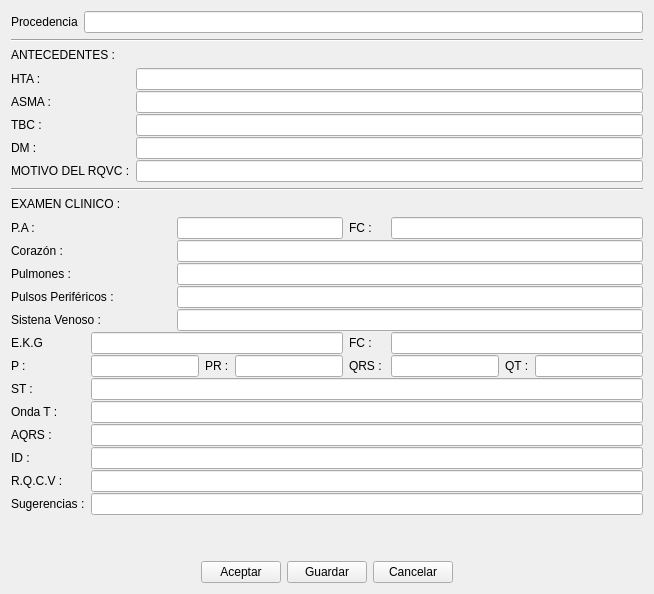
       <widget class="QWidget" name="tab_2">
        <attribute name="title">
         <string>R.Q.C</string>
        </attribute>
        <layout class="QGridLayout" name="gridLayout_43">
         <item row="0" column="0" colspan="2">
          <layout class="QGridLayout" name="gridLayout_40">
           <item row="0" column="0">
            <widget class="QLabel" name="label_314">
             <property name="text">
              <string>Procedencia</string>
             </property>
            </widget>
           </item>
           <item row="0" column="1">
            <widget class="QLineEdit" name="lineEdit_precedenciaRQCV"/>
           </item>
          </layout>
         </item>
         <item row="2" column="0">
          <widget class="QLabel" name="label_308">
           <property name="text">
            <string>ANTECEDENTES :</string>
           </property>
          </widget>
         </item>
         <item row="3" column="0" colspan="2">
          <layout class="QGridLayout" name="gridLayout_39">
           <property name="verticalSpacing">
            <number>1</number>
           </property>
           <item row="0" column="0">
            <widget class="QLabel" name="label_309">
             <property name="text">
              <string>HTA :</string>
             </property>
            </widget>
           </item>
           <item row="0" column="1">
            <widget class="QLineEdit" name="lineEdit_htaRQCV"/>
           </item>
           <item row="1" column="0">
            <widget class="QLabel" name="label_310">
             <property name="text">
              <string>ASMA :</string>
             </property>
            </widget>
           </item>
           <item row="1" column="1">
            <widget class="QLineEdit" name="lineEdit_asmaRQCV"/>
           </item>
           <item row="2" column="0">
            <widget class="QLabel" name="label_311">
             <property name="text">
              <string>TBC :</string>
             </property>
            </widget>
           </item>
           <item row="2" column="1">
            <widget class="QLineEdit" name="lineEdit_tbcRQCV"/>
           </item>
           <item row="3" column="0">
            <widget class="QLabel" name="label_312">
             <property name="text">
              <string>DM :</string>
             </property>
            </widget>
           </item>
           <item row="3" column="1">
            <widget class="QLineEdit" name="lineEdit_dmRQCV"/>
           </item>
           <item row="4" column="0">
            <widget class="QLabel" name="label_313">
             <property name="text">
              <string>MOTIVO DEL RQVC :</string>
             </property>
            </widget>
           </item>
           <item row="4" column="1">
            <widget class="QLineEdit" name="lineEdit_motivoRQCV"/>
           </item>
          </layout>
         </item>
         <item row="5" column="0">
          <widget class="QLabel" name="label_315">
           <property name="text">
            <string>EXAMEN CLINICO :</string>
           </property>
          </widget>
         </item>
         <item row="7" column="0" colspan="2">
          <layout class="QGridLayout" name="gridLayout_41">
           <property name="verticalSpacing">
            <number>1</number>
           </property>
           <item row="0" column="0" colspan="2">
            <widget class="QLabel" name="label_316">
             <property name="text">
              <string>P.A : </string>
             </property>
            </widget>
           </item>
           <item row="0" column="4" colspan="3">
            <widget class="QLineEdit" name="lineEdit_paRQCV"/>
           </item>
           <item row="0" column="7">
            <widget class="QLabel" name="label_317">
             <property name="text">
              <string>FC :</string>
             </property>
            </widget>
           </item>
           <item row="0" column="8" colspan="3">
            <widget class="QLineEdit" name="lineEdit_fcRQCV"/>
           </item>
           <item row="1" column="0" colspan="2">
            <widget class="QLabel" name="label_318">
             <property name="text">
              <string>Corazón :</string>
             </property>
            </widget>
           </item>
           <item row="1" column="4" colspan="7">
            <widget class="QLineEdit" name="lineEdit_corazonRQCV"/>
           </item>
           <item row="2" column="0" colspan="3">
            <widget class="QLabel" name="label_319">
             <property name="text">
              <string>Pulmones :</string>
             </property>
            </widget>
           </item>
           <item row="2" column="4" colspan="7">
            <widget class="QLineEdit" name="lineEdit_pulmonesRQCV"/>
           </item>
           <item row="3" column="0" colspan="4">
            <widget class="QLabel" name="label_320">
             <property name="text">
              <string>Pulsos Periféricos :</string>
             </property>
            </widget>
           </item>
           <item row="3" column="4" colspan="7">
            <widget class="QLineEdit" name="lineEdit_pulsosPerifericosRQCV"/>
           </item>
           <item row="4" column="0" colspan="4">
            <widget class="QLabel" name="label_321">
             <property name="text">
              <string>Sistena Venoso : </string>
             </property>
            </widget>
           </item>
           <item row="4" column="4" colspan="7">
            <widget class="QLineEdit" name="lineEdit_sistemaVenosoRQCV"/>
           </item>
           <item row="5" column="0">
            <widget class="QLabel" name="label_322">
             <property name="text">
              <string>E.K.G</string>
             </property>
            </widget>
           </item>
           <item row="5" column="7">
            <widget class="QLabel" name="label_323">
             <property name="text">
              <string>FC :</string>
             </property>
            </widget>
           </item>
           <item row="5" column="8" colspan="3">
            <widget class="QLineEdit" name="lineEdit_fc1RQCV"/>
           </item>
           <item row="6" column="0">
            <widget class="QLabel" name="label_324">
             <property name="text">
              <string>P :</string>
             </property>
            </widget>
           </item>
           <item row="6" column="1" colspan="4">
            <widget class="QLineEdit" name="lineEdit_pRQCV"/>
           </item>
           <item row="7" column="0">
            <widget class="QLabel" name="label_328">
             <property name="text">
              <string>ST :</string>
             </property>
            </widget>
           </item>
           <item row="8" column="0">
            <widget class="QLabel" name="label_329">
             <property name="text">
              <string>Onda T :</string>
             </property>
            </widget>
           </item>
           <item row="9" column="0">
            <widget class="QLabel" name="label_330">
             <property name="text">
              <string>AQRS :</string>
             </property>
            </widget>
           </item>
           <item row="6" column="5">
            <widget class="QLabel" name="label_325">
             <property name="text">
              <string>PR :</string>
             </property>
            </widget>
           </item>
           <item row="6" column="6">
            <widget class="QLineEdit" name="lineEdit_prRQCV"/>
           </item>
           <item row="5" column="1" colspan="6">
            <widget class="QLineEdit" name="lineEdit_ekgRQCV"/>
           </item>
           <item row="6" column="7">
            <widget class="QLabel" name="label_326">
             <property name="text">
              <string>QRS : </string>
             </property>
            </widget>
           </item>
           <item row="6" column="8">
            <widget class="QLineEdit" name="lineEdit_qrs"/>
           </item>
           <item row="6" column="9">
            <widget class="QLabel" name="label_327">
             <property name="text">
              <string>QT :</string>
             </property>
            </widget>
           </item>
           <item row="6" column="10">
            <widget class="QLineEdit" name="lineEdit_qtRQCV"/>
           </item>
           <item row="8" column="1" colspan="10">
            <widget class="QLineEdit" name="lineEdit_ondaTRQCV"/>
           </item>
           <item row="9" column="1" colspan="10">
            <widget class="QLineEdit" name="lineEdit_aqrsRQCV"/>
           </item>
           <item row="10" column="1" colspan="10">
            <widget class="QLineEdit" name="lineEdit_idRQCV"/>
           </item>
           <item row="10" column="0">
            <widget class="QLabel" name="label_331">
             <property name="text">
              <string>ID :</string>
             </property>
            </widget>
           </item>
           <item row="11" column="0">
            <widget class="QLabel" name="label_332">
             <property name="text">
              <string>R.Q.C.V :</string>
             </property>
            </widget>
           </item>
           <item row="11" column="1" colspan="10">
            <widget class="QLineEdit" name="lineEdit_rqcvRQCV"/>
           </item>
           <item row="12" column="0">
            <widget class="QLabel" name="label_333">
             <property name="text">
              <string>Sugerencias :</string>
             </property>
            </widget>
           </item>
           <item row="12" column="1" colspan="10">
            <widget class="QLineEdit" name="lineEdit_sugerenciasRQCV"/>
           </item>
           <item row="7" column="1" colspan="10">
            <widget class="QLineEdit" name="lineEdit_stRQCV"/>
           </item>
          </layout>
         </item>
         <item row="9" column="0" colspan="2">
          <layout class="QGridLayout" name="gridLayout_42">
           <property name="verticalSpacing">
            <number>1</number>
           </property>
           <item row="0" column="0">
            <spacer name="horizontalSpacer_24">
             <property name="orientation">
              <enum>Qt::Horizontal</enum>
             </property>
             <property name="sizeHint" stdset="0">
              <size>
               <width>40</width>
               <height>20</height>
              </size>
             </property>
            </spacer>
           </item>
           <item row="0" column="1">
            <widget class="QPushButton" name="pushButton_AceptRQCV">
             <property name="text">
              <string>Aceptar</string>
             </property>
            </widget>
           </item>
           <item row="0" column="2">
            <widget class="QPushButton" name="pushButton_SaveRQCV">
             <property name="text">
              <string>Guardar</string>
             </property>
            </widget>
           </item>
           <item row="0" column="3">
            <widget class="QPushButton" name="pushButton_CancelRQCV">
             <property name="text">
              <string>Cancelar</string>
             </property>
            </widget>
           </item>
           <item row="0" column="4">
            <spacer name="horizontalSpacer_25">
             <property name="orientation">
              <enum>Qt::Horizontal</enum>
             </property>
             <property name="sizeHint" stdset="0">
              <size>
               <width>40</width>
               <height>20</height>
              </size>
             </property>
            </spacer>
           </item>
          </layout>
         </item>
         <item row="1" column="0" colspan="2">
          <widget class="Line" name="line_27">
           <property name="orientation">
            <enum>Qt::Horizontal</enum>
           </property>
          </widget>
         </item>
         <item row="4" column="0" colspan="2">
          <widget class="Line" name="line_28">
           <property name="orientation">
            <enum>Qt::Horizontal</enum>
           </property>
          </widget>
         </item>
         <item row="8" column="0">
          <spacer name="verticalSpacer_10">
           <property name="orientation">
            <enum>Qt::Vertical</enum>
           </property>
           <property name="sizeHint" stdset="0">
            <size>
             <width>20</width>
             <height>40</height>
            </size>
           </property>
          </spacer>
         </item>
        </layout>
       </widget>
